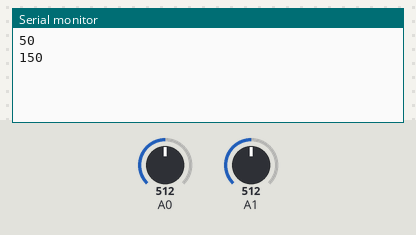
A sketch run on a simulated Arduino Uno, built with avr-gcc and run on an emulated ATmega328P. Parts: the last lines printed to the serial monitor. The test bench sets the inputs (shaded band); at power-on: A0 = 512, A1 = 512.

Above: at 1.2 s.
1.3 s: A0 set to 716
At 2.0 s:
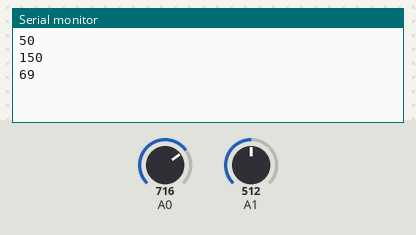
2.8 s: A1 set to 716
At 3.1 s:
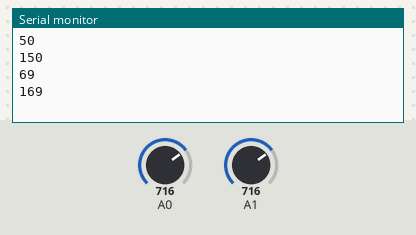
4.3 s: A0 set to 511
At 5.5 s:
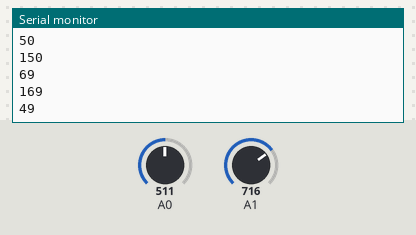
5.8 s: A1 set to 511
At 6.6 s:
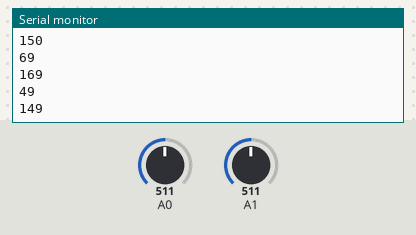
Timing chart, 0 to 8.3 s (numbered marks = the images above; inputs shaded):
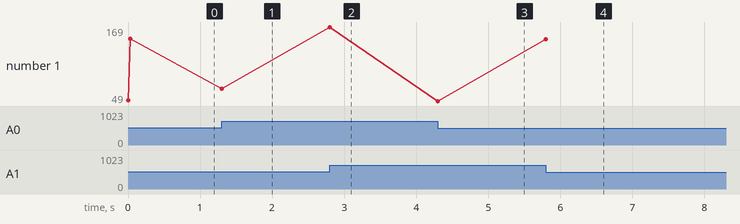

The sketch:

X-Y_Ardatzak_irakurri.ino
```cpp
// (licence header left out)
#include <TimerOne.h>

int A_sentsorea;
int B_sentsorea;

int aurrekoa_A_sentsorea;
int aurrekoa_B_sentsorea;

int diffA;
int diffB;

int mappA;
int mappB;

long previousMillis = 0;
long intervalOff = 10000;

void setup() {
  Serial.begin(1200);
  aurrekoa_A_sentsorea = 0;
  aurrekoa_B_sentsorea = 0;
  Timer1.initialize(10000000);      //Tenporizadorea 1sg
  Timer1.attachInterrupt(Tenporizatzailea) ; //Interrupzioa konfiguratu

}
void loop() {

  A_sentsorea = analogRead(0); //  1 sentsorea irakurri
  B_sentsorea = analogRead(1); //  2 sentsorea irakurri
  //Serial.println(A_sentsorea);
  //Serial.println(aurrekoa_A_sentsorea);

  diffA = abs(A_sentsorea - aurrekoa_A_sentsorea);
  diffB = abs(B_sentsorea - aurrekoa_B_sentsorea);
  //Serial.println(diffA);

  if (diffA > 200) {
    mappA = map(A_sentsorea, 0, 1023, 0, 100);
    Serial.print(mappA);
    Serial.println("");
    aurrekoa_A_sentsorea = A_sentsorea;
    //delay(150);
  }

  if (diffB > 200) {
    mappB = map(B_sentsorea, 0, 1023, 100, 200);
    Serial.print(mappB);
    Serial.println("");
    aurrekoa_B_sentsorea = B_sentsorea;
    //delay(150);
  }

}

void Tenporizatzailea (void)
{ mappA = map(A_sentsorea, 0, 1023, 0, 100);
  Serial.print(mappA);
  Serial.println("");
  mappB = map(B_sentsorea, 0, 1023, 100, 200);
  Serial.print(mappB);
  Serial.println("");
  interrupts();
}
```

Measured:
- after the input at 1.3 s, the serial monitor: prints a new line at once (image 1)
- after the input at 2.8 s, the serial monitor: prints a new line at once (image 2)
- after the input at 4.3 s, the serial monitor: prints a new line at once (image 3)
- after the input at 5.8 s, the serial monitor: prints a new line at once (image 4)
- plotted number 1: 150 → 69 after the input at 1.3 s, 69 → 169 after the input at 2.8 s, 169 → 49 after the input at 4.3 s, 49 → 149 after the input at 5.8 s
